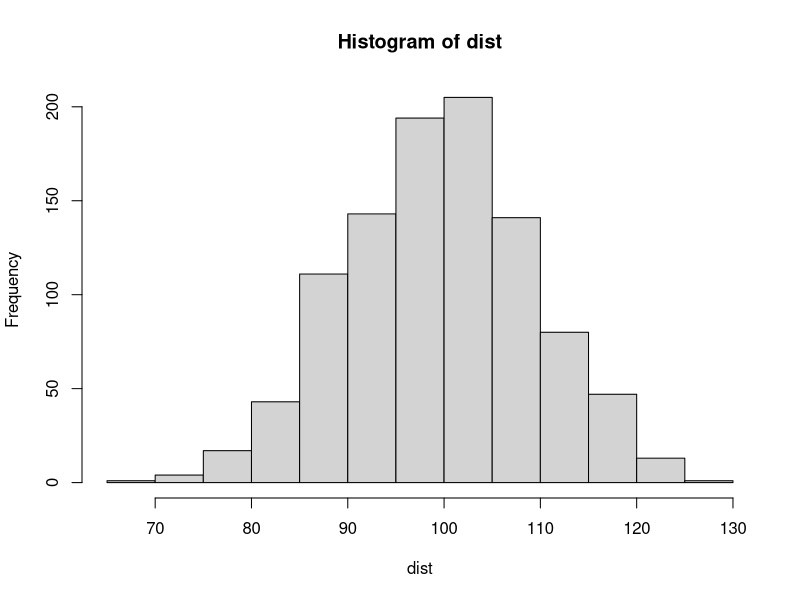
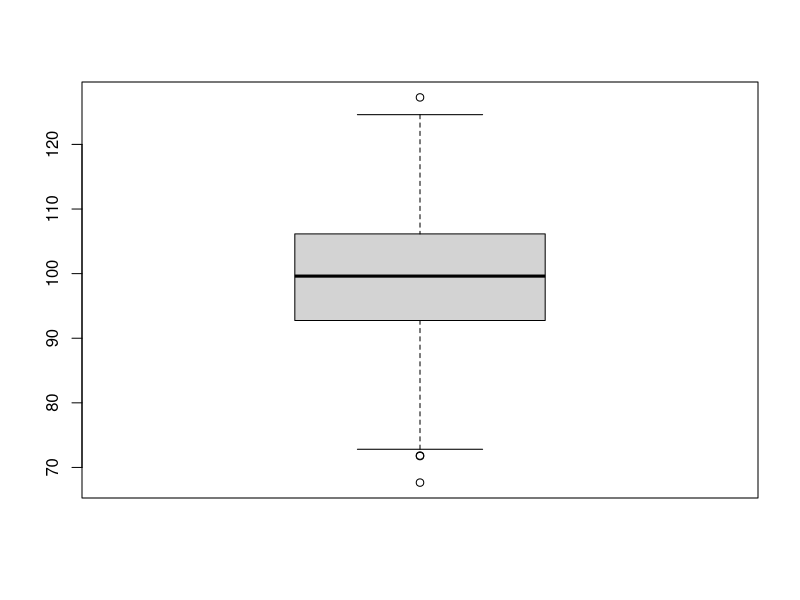
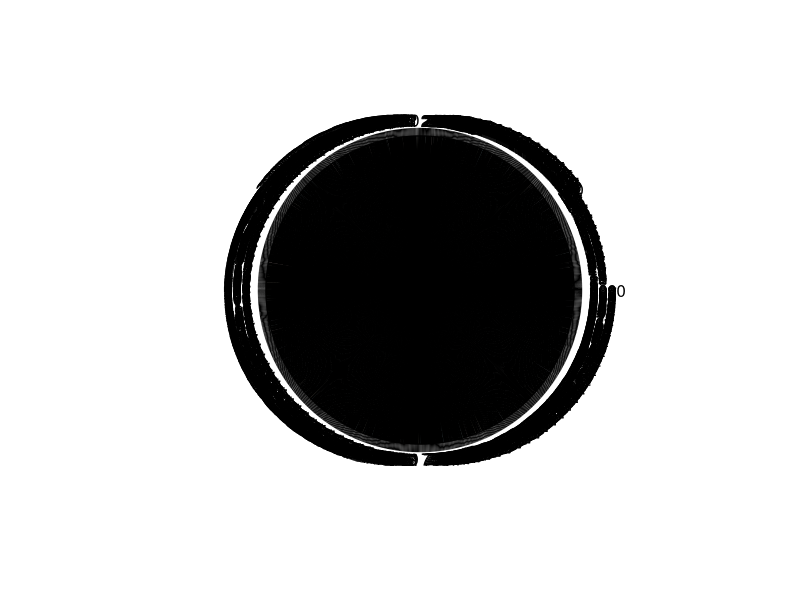
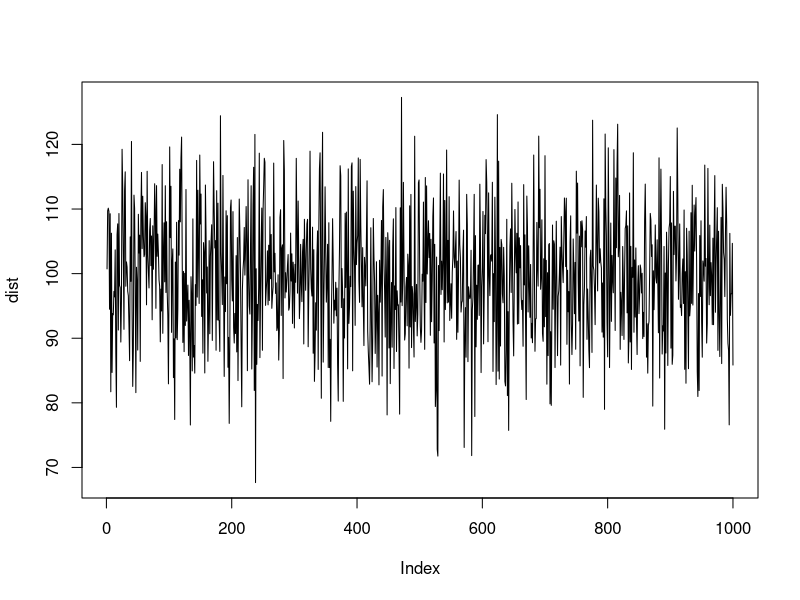
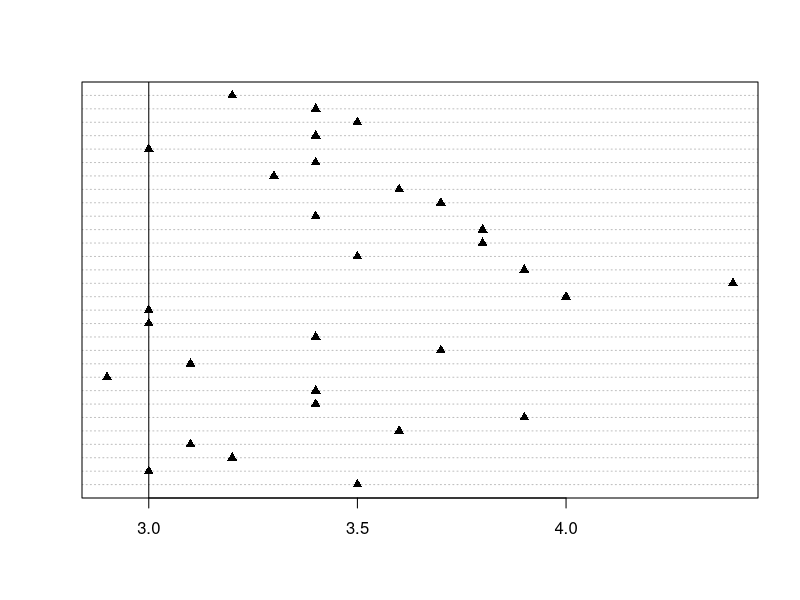
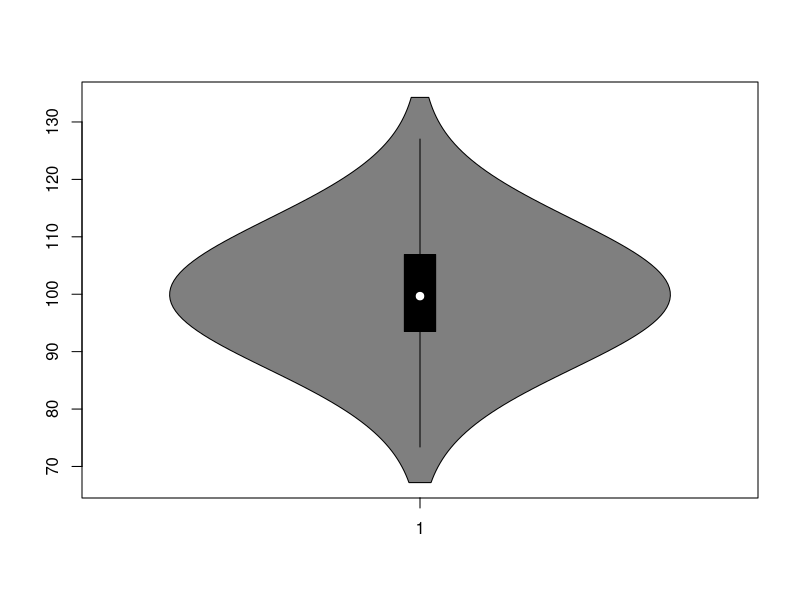

Recreate these plots in R, in order.
## ---- chunk 1
knitr::opts_chunk$set(echo = TRUE)
## ---- chunk 2
a <- 5
str(a)
a <- '5'
str(a)
## ---- chunk 3
dist <- rnorm(n = 1000, mean = 100, sd = 10)
hist(dist)
boxplot(dist)
pie(dist)
plot(dist, type = 'l')
## ---- chunk 4
dotchart(iris$Sepal.Width[1:30], pch = 17)
abline(v = 3) # Four flowers having same sepal width (3) are not overlapping
## ---- chunk 5
dist <- rnorm(n = 1000, mean = 100, sd = 10)
library("vioplot")
vioplot(dist) # Includes Histogram + Boxplot
